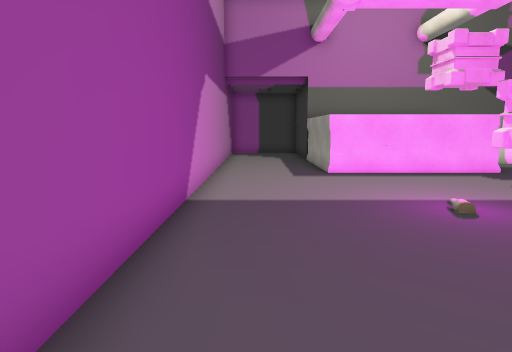
view 1 (above)

14 first-person views from a walk through a scene from a Unity 3-D project. The camera is 1.5 m above the floor, tilts 8° down and sees 75° across. The floor is counted in squares, 1 m on a side. Each view is taken from the middle of a square. On the plan, view 1 faces up. The plan holds only what a view shows up to about 15 squares ahead; the rest is blank. The place goes on beyond the plan. The player is left out. Some animated figures are left out. Door leaves are left out, so doorways stand open. Some surface patterns are stand-ins.

view 2
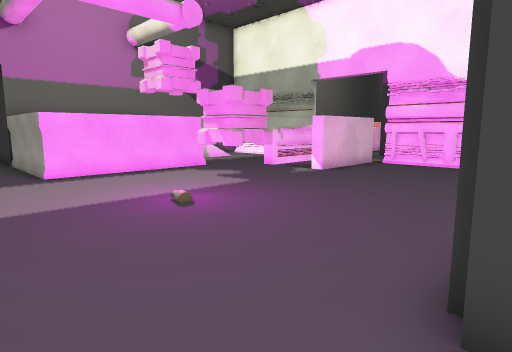

view 3
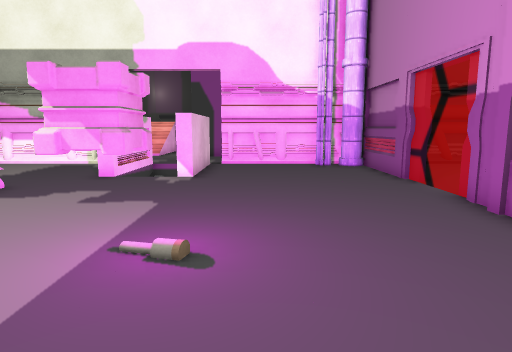

view 4
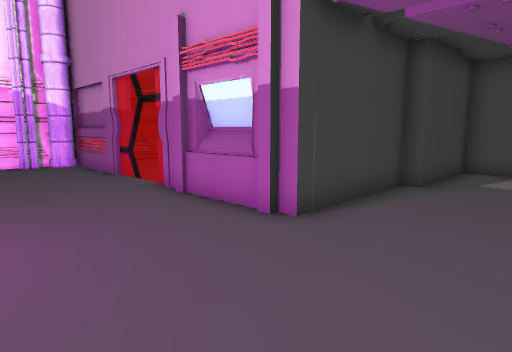

view 5
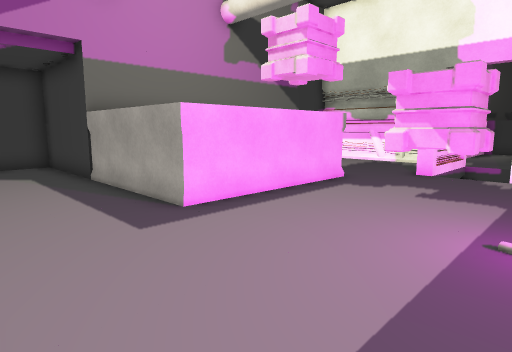

view 6
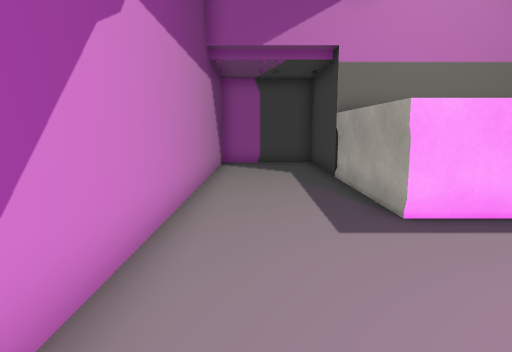

view 7
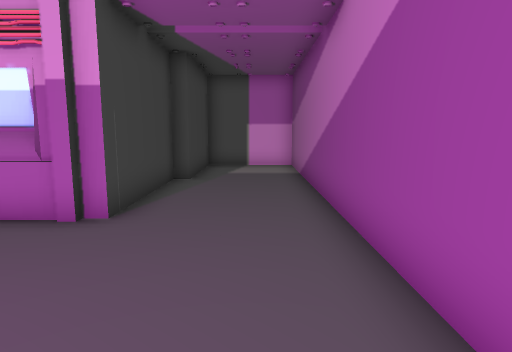

view 8
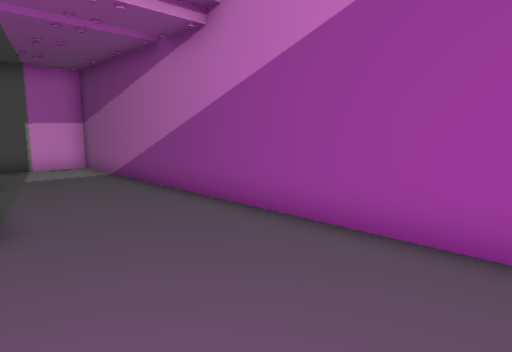

view 9
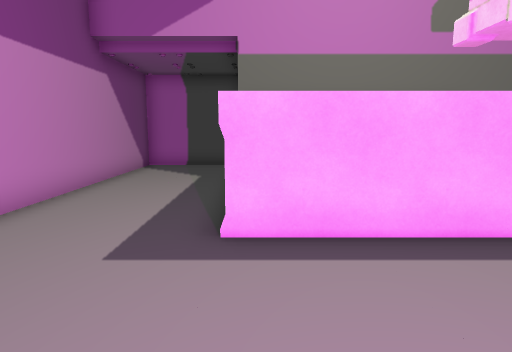

view 10
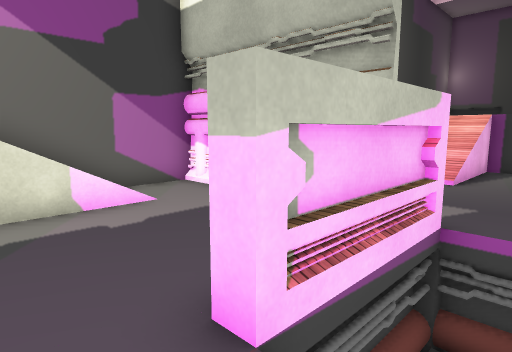

view 11
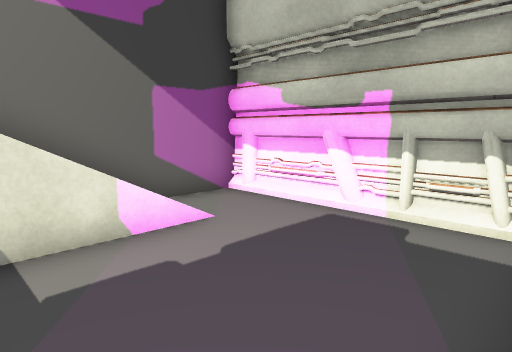

view 12
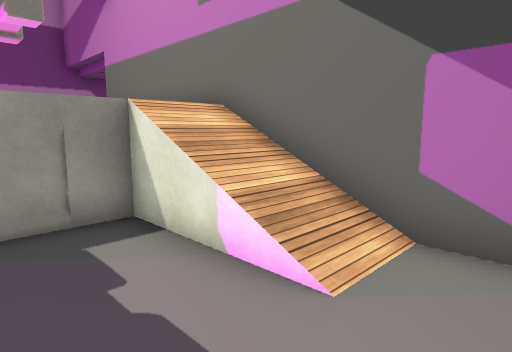

view 13
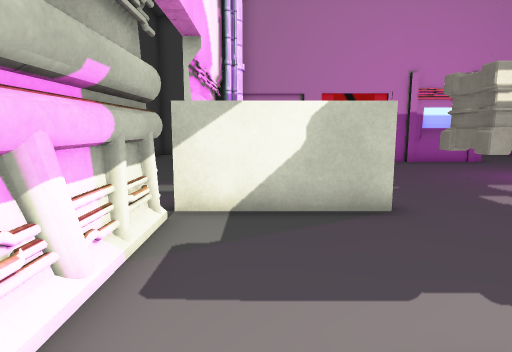

view 14
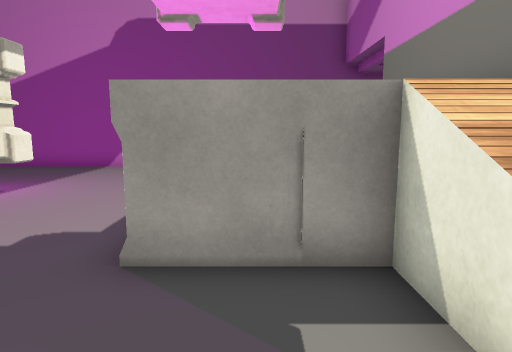

### Floor plan
Key: @ floor where view 1 was taken; # wall or solid block; . floor; / step, stairs or slope; D open door; = window, fence, low wall or low ledge; v drop or lower ground; B block; P pipe; O other object.
Columns run from 2 left of view 1 to 16 right of it. Each row starts with its distance up from view 1.
 21 ######
 20 #....#
 19 #....#
 18 #....#
 17 #DDDD#############
 16 #....B     ////..#
 15 #....      ////..#
 14 #....      ......#
 13 #....    OB......#
 12 #....B  BBB......#
 11 #................#
 10 #............####D.
  9 #........OO..   vD.
  8 #........OO..    D.
  7 #............####D.
  6 #................#.
  5 #................#.
  4 #................#.
  3 #................#.
  2 #...............P#
  1 #....#==#.......P#
  0 #.@..#############
 -1 #....#
 -2 #DDDD#
 -3 #....#
 -4 #...##
 -5 #...#
 -6 #...#
 -7 #...#
 -8 #####

Where each view was taken, in squares from view 1:
view 1: 0 up, 0 right, facing up
view 2: 0 up, 0 right, facing up-right
view 3: 5 up, 0 right, facing right
view 4: 5 up, 1 left, facing down-right
view 5: 6 up, 1 left, facing up-right
view 6: 6 up, 0 right, facing up
view 7: 6 up, 0 right, facing down
view 8: 6 up, 3 right, facing down-left
view 9: 7 up, 3 right, facing up
view 10: 8 up, 9 right, facing up-right
view 11: 10 up, 9 right, facing up-right
view 12: 12 up, 14 right, facing up-left
view 13: 16 up, 13 right, facing down
view 14: 13 up, 12 right, facing left
